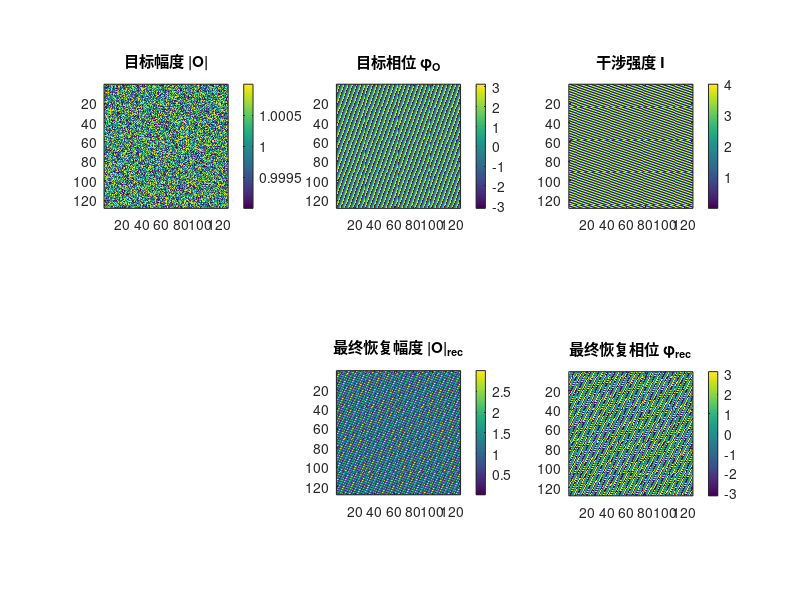

Here is the MATLAB script that generated this plot:
%% 数字全息仿真示例（带 GS 迭代）依旧错误，没用
clc; clear; close all;

%% 1. 生成目标信号 (平面波入射)
rng(1);

% 参数设置
N = 128;           % 阵列大小
d = 0.5;           % 阵元间距（波长单位）
theta = 30;        % 方位角 (度)
phi = 20;          % 俯仰角 (度)

% 转弧度
theta_rad = deg2rad(theta);
phi_rad = deg2rad(phi);

% 阵列索引
[x_idx, y_idx] = meshgrid(0:N-1, 0:N-1);
center_x = (N-1)/2;
center_y = (N-1)/2;

% 方向余弦
u = sin(theta_rad) * cos(phi_rad);
v = sin(theta_rad) * sin(phi_rad);

% 目标相位矩阵
phase_relative = 2*pi * d * ((x_idx - center_x)*u + (y_idx - center_y)*v);

% 幅度
O_amp = ones(N,N) + (2*rand(N)-1)/1000;

% 复信号
O = O_amp .* exp(1i * phase_relative);

%% 2. 生成参考平面波
lambda = 633e-9;
pixel_size = 5e-6;

theta_x_ref = 10; % x方向倾斜角
theta_y_ref = 5;  % y方向倾斜角
theta_x_rad = deg2rad(theta_x_ref);
theta_y_rad = deg2rad(theta_y_ref);

[X_idx, Y_idx] = meshgrid(0:N-1, 0:N-1);
X = X_idx * pixel_size;
Y = Y_idx * pixel_size;

R = exp(1i*2*pi/lambda * (X*sin(theta_x_rad) + Y*sin(theta_y_rad)));

%% 3. 模拟干涉强度
I = abs(O + R).^2;

%% 4. 显示原始目标和干涉图
figure;
subplot(2,3,1); imagesc(O_amp); axis image; colorbar; title('目标幅度 |O|');
subplot(2,3,2); imagesc(angle(O)); axis image; colorbar; title('目标相位 φ_O');
subplot(2,3,3); imagesc(I); axis image; colorbar; title('干涉强度 I');

%% 5. 初始化 GS 迭代
num_iter = 50; % 迭代次数
% O_est = ones(N,N) .* exp(1i*2*pi*rand(N,N)); % 随机初相位

O_est = angle(O);

%% 6. GS 迭代
for iter = 1:num_iter
    % 前向：生成全息
    H = O_est + R;
    
    % 幅度约束：使用测量强度
    H_new = sqrt(I) .* exp(1i*angle(H));
    
    % 回到目标平面
    O_est = H_new - R;
    
    % 可选：每10步显示恢复情况
    if mod(iter,10)==0 || iter==1
        fprintf('迭代 %d / %d\n', iter, num_iter);
        subplot(2,3,5); imagesc(abs(O_est)); axis image; colorbar; title(['恢复幅度 |O|_{rec} (iter=' num2str(iter) ')']);
        subplot(2,3,6); imagesc(angle(O_est)); axis image; colorbar; title(['恢复相位 φ_{rec} (iter=' num2str(iter) ')']);
        drawnow;
    end
end

%% 7. 最终恢复显示
subplot(2,3,5); imagesc(abs(O_est)); axis image; colorbar; title(['最终恢复幅度 |O|_{rec}']);
subplot(2,3,6); imagesc(angle(O_est)); axis image; colorbar; title(['最终恢复相位 φ_{rec}']);

%%
ang_result = angle(O_est);
true_ang = angle(O);
residual = ang_result - true_ang;
